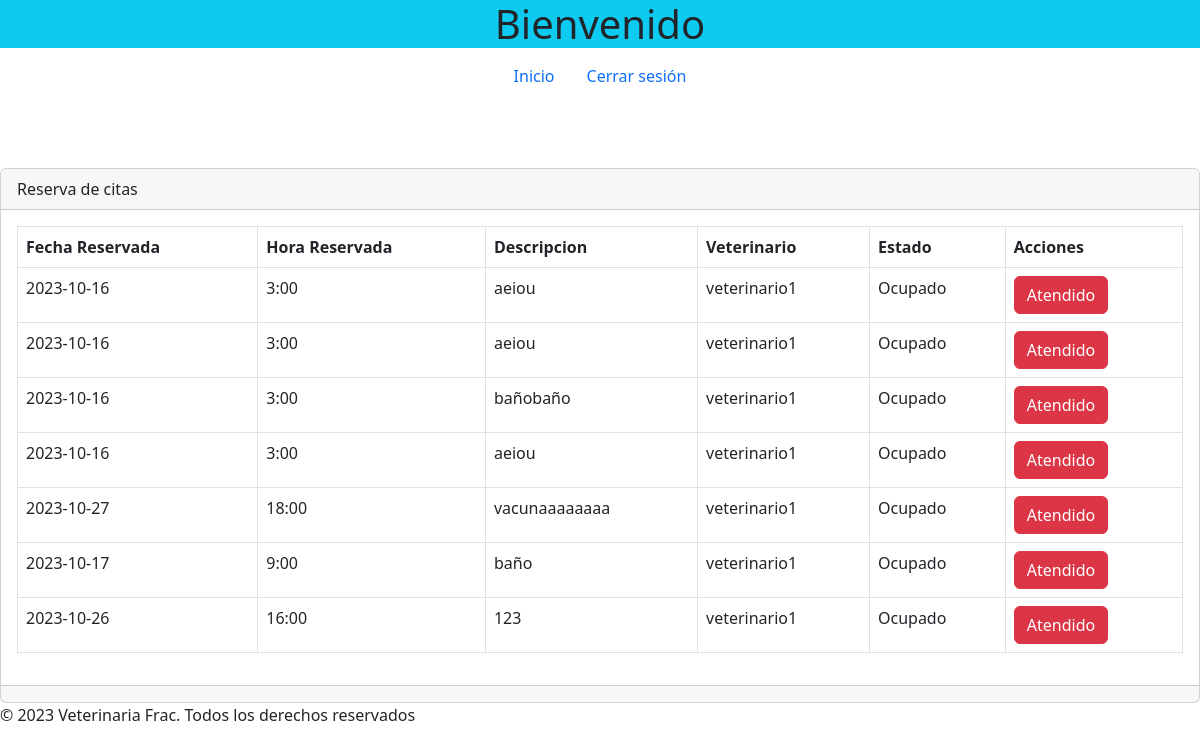
The app's page /veterinario.php, older data.
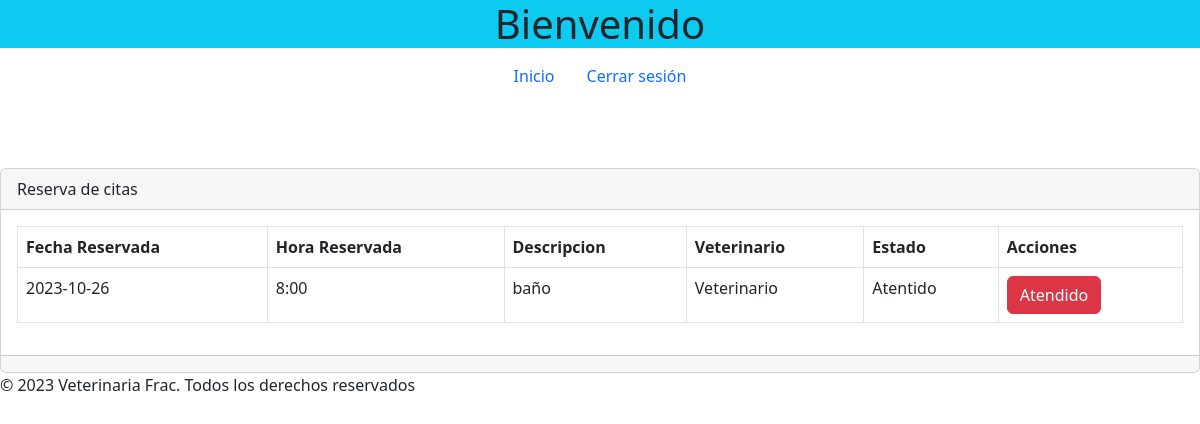
The same page, newer data.
### tables this page shows
CREATE TABLE `reservadecitas` (
  `id` int(8) NOT NULL,
  `fechareserva` date NOT NULL,
  `hora` varchar(10) NOT NULL,
  `asunto` varchar(255) NOT NULL,
  `estado` tinyint(1) NOT NULL,
  `id_administrador` int(8) NOT NULL,
  `id_veterinario` int(8) NOT NULL,
  `id_cliente` int(8) DEFAULT NULL
);

### veterinario.php (the view, shortened to what this page needs)
<?php
include("./config/bd.php");
function getReservaciones($conn) {
    $sql = "SELECT id,fechareserva,hora,asunto,(SELECT nombre FROM persona WHERE id=(SELECT id_persona FROM cliente where id=id_cliente)) as clientes,(SELECT nombre FROM persona WHERE id=(SELECT id_persona FROM veterinario where id=id_veterinario)) as veterinario, (CASE WHEN estado = 1 THEN 'Disponible' WHEN estado=3 THEN 'Atentido' ELSE 'Ocupado' END ) as estado1 FROM reservadecitas where estado=2 or estado=3";
    $result = $conn->query($sql);
    if ($result->num_rows > 0) {
        return $result->fetch_all(MYSQLI_ASSOC);
    } else {
        return [];
    }
}
$reservations = getReservaciones($conn);
?>
<?php
$url_base="http://localhost/veterinaria_frac_bs5/";
?>
<!doctype html>
<html lang="en">
<head>
  <link href="https://cdn.jsdelivr.net/npm/bootstrap@5.2.1/dist/css/bootstrap.min.css" rel="stylesheet"
>
    <link rel="stylesheet" href="https://cdn.datatables.net/1.13.6/css/jquery.dataTables.css" />
</head>
<body>
  <header>
    <h1 class="d-flex justify-content-center bg-info">Bienvenido</h1>
    <nav class="nav justify-content-center  ">
        <a class="nav-link active" aria-current="page" href="<?php echo $url_base?>veterinario.php">Inicio</a>
        <a class="nav-link active" href="<?php echo $url_base?>" aria-current="page">Cerrar sesión</a>
    </nav>
  </header>
  <main>
<br />
<br />
<br />
<div class="card">
    <div class="card-header">
        Reserva de citas
    </div>
    <div class="card-body">
        <div class="table-responsive-sm">
            <table class="table table-bordered">
            <tr>
                <th>Fecha Reservada</th>
                <th>Hora Reservada</th>
                <th>Descripcion</th>
                <th>Veterinario</th>
                <th>Estado</th>
                <th>Acciones</th>
            </tr>
            <?php foreach ($reservations as $reservation) : ?>
                <tr>
                    <td><?php echo $reservation['fechareserva']; ?></td>
                    <td><?php echo $reservation['hora']; ?></td>
                    <td><?php echo $reservation['asunto']; ?></td>
                    <td><?php echo $reservation['veterinario']; ?></td>
                    <td><?php echo $reservation['estado1']; ?></td>
                    <td>
                        <a href="veterinario.php?id=<?php echo $reservation['id']; ?>" class="btn btn-danger">Atendido</a>
                    </td>
                    </tr>
            <?php endforeach; ?>
            </table>
        </div>
    </div>
    <div class="card-footer text-muted">
    </div>
</div>
<?php include("./plantillas/footer.php")?>

### plantillas/footer.php (shortened to what this page needs)
</main>
  <footer>
    <div class="pie-pagina">
      <div class="parrafo">
        <p>© 2023 Veterinaria Frac. Todos los derechos reservados</p>
      </div>
    </div>
  </footer>
</body>
</html>

Row changes from the older to the newer data that the page shows:
removed reservadecitas: fechareserva "2023-10-16", hora "3:00", asunto "aeiou", veterinario "veterinario1", estado1 "Ocupado"
removed reservadecitas: fechareserva "2023-10-16", hora "3:00", asunto "aeiou", veterinario "veterinario1", estado1 "Ocupado"
removed reservadecitas: fechareserva "2023-10-16", hora "3:00", asunto "bañobaño", veterinario "veterinario1", estado1 "Ocupado"
removed reservadecitas: fechareserva "2023-10-16", hora "3:00", asunto "aeiou", veterinario "veterinario1", estado1 "Ocupado"
removed reservadecitas: fechareserva "2023-10-27", hora "18:00", asunto "vacunaaaaaaaa", veterinario "veterinario1", estado1 "Ocupado"
removed reservadecitas: fechareserva "2023-10-17", hora "9:00", asunto "baño", veterinario "veterinario1", estado1 "Ocupado"
removed reservadecitas: fechareserva "2023-10-26", hora "16:00", asunto "123", veterinario "veterinario1", estado1 "Ocupado"
added reservadecitas: fechareserva "2023-10-26", hora "8:00", asunto "baño", veterinario "Veterinario", estado1 "Atentido"
